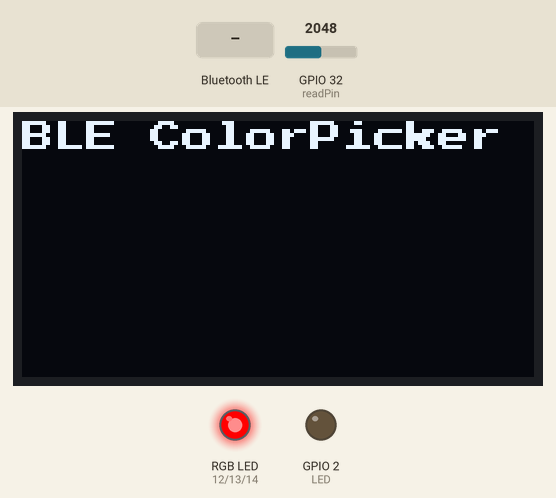
Simulated run of this sketch. Board: ESP32. On the bench: 128×64 one-colour display, an RGB LED mixed from three pins (HIGH = lit), output pins drawn as LEDs (lit = HIGH). Inputs (shaded band) come from the test bench; at power-on: GPIO 32 (readPin) = 2048. Nothing arrives over Bluetooth unless stated; a phone connects over Bluetooth LE 3 s after start; what the sketch prints to the serial monitor is not drawn.

Above: at 0.1 s.
At 0.6 s:
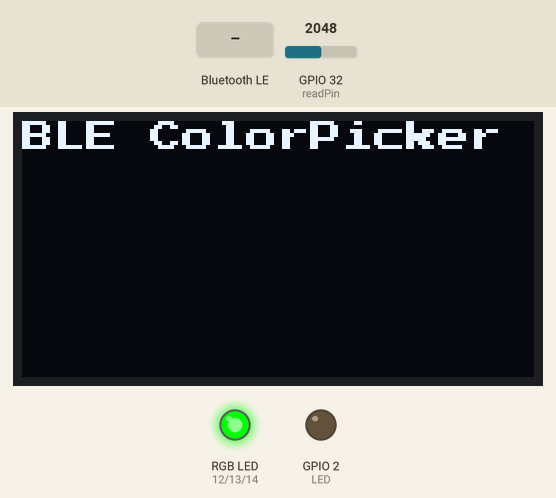
At 2.7 s:
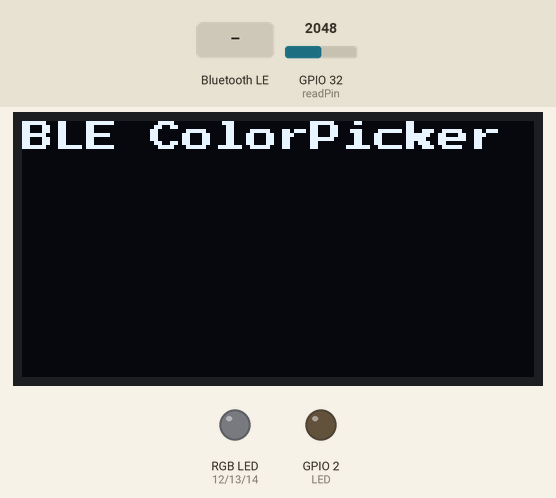
2.8 s: Bluetooth LE write "!" received
4.3 s: Bluetooth LE write "C" received
6.0 s: Bluetooth LE write "1" received
Timing chart, 0 to 9.0 s (numbered marks = the images above; inputs shaded):
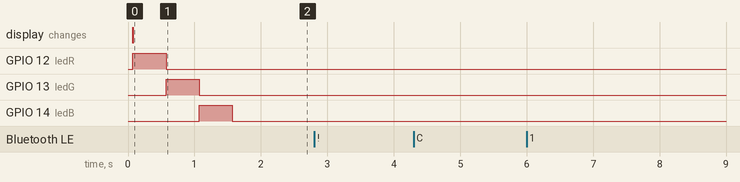

Measured:
- after the input at 2.8 s, every drawn part: stays the same
- after the input at 4.3 s, every drawn part: stays the same
- after the input at 6.0 s, every drawn part: stays the same

The sketch:

BLE_UART_ColorPicker.ino
```cpp
/*
    Video: https://www.youtube.com/watch?v=oCMOYS71NIU
    Based on Neil Kolban example for IDF: https://github.com/nkolban/esp32-snippets/blob/master/cpp_utils/tests/BLE%20Tests/SampleNotify.cpp
    Ported to Arduino ESP32 by Evandro Copercini

   Create a BLE server that, once we receive a connection, will send periodic notifications.
   The service advertises itself as: 6E400001-B5A3-F393-E0A9-E50E24DCCA9E
   Has a characteristic of: 6E400002-B5A3-F393-E0A9-E50E24DCCA9E - used for receiving data with "WRITE"
   Has a characteristic of: 6E400003-B5A3-F393-E0A9-E50E24DCCA9E - used to send data with  "NOTIFY"

   The design of creating the BLE server is:
   1. Create a BLE Server
   2. Create a BLE Service
   3. Create a BLE Characteristic on the Service
   4. Create a BLE Descriptor on the characteristic
   5. Start the service.
   6. Start advertising.

   In this example rxValue is the data received (only accessible inside that function).
   And txValue is the data to be sent, in this example just a byte incremented every second.
*/
#include <Arduino.h>
#include <U8x8lib.h>

#include <BLEDevice.h>
#include <BLEServer.h>
#include <BLEUtils.h>
#include <BLE2902.h>

#ifdef U8X8_HAVE_HW_SPI
#include <SPI.h>
#endif
#ifdef U8X8_HAVE_HW_I2C
#include <Wire.h>
#endif

// Set up the rgb led names
uint8_t ledR = 12;
uint8_t ledG = 13; // internally pulled up
uint8_t ledB = 14;

uint8_t ledArray[3] = {1, 2, 3}; // three led channels

const boolean invert = false; // set true if common anode, false if common cathode


// U8X8_SSD1306_128X64_NONAME_SW_I2C u8x8(/* clock=*/ 2, /* data=*/ 3, /* reset=*/ U8X8_PIN_NONE);
U8X8_SSD1306_128X64_NONAME_HW_I2C u8x8(/* reset=*/ U8X8_PIN_NONE);

BLECharacteristic *pCharacteristic;
bool deviceConnected = false;
float txValue = 0;
const int readPin = 32; // Use GPIO number. See ESP32 board pinouts
const int LED = 2; // Could be different depending on the dev board. I used the DOIT ESP32 dev board.
unsigned char rgbR, rgbG, rgbB;
unsigned rgbUpdated = 0;
char print_str[17];

//std::string rxValue; // Could also make this a global var to access it in loop()

// See the following for generating UUIDs:
// https://www.uuidgenerator.net/

#define SERVICE_UUID           "6E400001-B5A3-F393-E0A9-E50E24DCCA9E" // UART service UUID
#define CHARACTERISTIC_UUID_RX "6E400002-B5A3-F393-E0A9-E50E24DCCA9E"
#define CHARACTERISTIC_UUID_TX "6E400003-B5A3-F393-E0A9-E50E24DCCA9E"

class MyServerCallbacks: public BLEServerCallbacks {
    void onConnect(BLEServer* pServer) {
      deviceConnected = true;
    };

    void onDisconnect(BLEServer* pServer) {
      deviceConnected = false;
    }
};

class MyCallbacks: public BLECharacteristicCallbacks {
    void onWrite(BLECharacteristic *pCharacteristic) {
      std::string rxValue = pCharacteristic->getValue();

      if (rxValue.length() > 0) {
        Serial.println("*********");
        Serial.print("Received Value: ");

        for (int i = 0; i < rxValue.length(); i++) {
          Serial.print(rxValue[i]);
        }

        Serial.println();

        // Do stuff based on the command received from the app
        if (rxValue.find("A") != -1) {
          Serial.print("Turning ON!");
          digitalWrite(LED, HIGH);
        }
        else if (rxValue.find("B") != -1) {
          Serial.print("Turning OFF!");
          digitalWrite(LED, LOW);
        }

        if(rxValue[0] == '!' && rxValue[1]=='C'){
           rgbR = rxValue[2];
           rgbG = rxValue[3];
           rgbB = rxValue[4];
           rgbUpdated = 1;
        }
        Serial.println();
        Serial.println("*********");
      }
    }
};

void setup() {
  Serial.begin(115200);

  pinMode(LED, OUTPUT);

  u8x8.begin();
  // u8x8.setFlipMode(1);
  u8x8.setFont(u8x8_font_pressstart2p_f);
  u8x8.clear();
  u8x8.print("BLE ColorPicker");

  ledcAttachPin(ledR, 1); // assign RGB led pins to channels
  ledcAttachPin(ledG, 2);
  ledcAttachPin(ledB, 3);

  // Initialize channels
  // channels 0-15, resolution 1-16 bits, freq limits depend on resolution
  // ledcSetup(uint8_t channel, uint32_t freq, uint8_t resolution_bits);
  ledcSetup(1, 12000, 8); // 12 kHz PWM, 8-bit resolution
  ledcSetup(2, 12000, 8);
  ledcSetup(3, 12000, 8);

  for(uint8_t i=0; i < 3; i++) {
  // ledcWrite(channel, dutycycle)
  // For 8-bit resolution duty cycle is 0 - 255
      ledcWrite(ledArray[i], 255);  // test high output of all leds in sequence
      delay(500);
      ledcWrite(ledArray[i], 0);
  }


  // Create the BLE Device
  BLEDevice::init("ESP32 UART Test"); // Give it a name

  // Create the BLE Server
  BLEServer *pServer = BLEDevice::createServer();
  pServer->setCallbacks(new MyServerCallbacks());

  // Create the BLE Service
  BLEService *pService = pServer->createService(SERVICE_UUID);

  // Create a BLE Characteristic
  pCharacteristic = pService->createCharacteristic(
                      CHARACTERISTIC_UUID_TX,
                      BLECharacteristic::PROPERTY_NOTIFY
                    );

  pCharacteristic->addDescriptor(new BLE2902());

  BLECharacteristic *pCharacteristic = pService->createCharacteristic(
                                         CHARACTERISTIC_UUID_RX,
                                         BLECharacteristic::PROPERTY_WRITE
                                       );

  pCharacteristic->setCallbacks(new MyCallbacks());

  // Start the service
  pService->start();

  // Start advertising
  pServer->getAdvertising()->start();
  Serial.println("Waiting a client connection to notify...");
}

void loop() {
  if (deviceConnected) {
    // Fabricate some arbitrary junk for now...
    txValue = analogRead(readPin) / 3.456; // This could be an actual sensor reading!

    // Let's convert the value to a char array:
    char txString[8]; // make sure this is big enuffz
    dtostrf(txValue, 1, 2, txString); // float_val, min_width, digits_after_decimal, char_buffer

//    pCharacteristic->setValue(&txValue, 1); // To send the integer value
//    pCharacteristic->setValue("Hello!"); // Sending a test message
    pCharacteristic->setValue(txString);

    pCharacteristic->notify(); // Send the value to the app!
    Serial.print("*** Sent Value: ");
    Serial.print(txString);
    Serial.println(" ***");

    // You can add the rxValue checks down here instead
    // if you set "rxValue" as a global var at the top!
    // Note you will have to delete "std::string" declaration
    // of "rxValue" in the callback function.
//    if (rxValue.find("A") != -1) {
//      Serial.println("Turning ON!");
//      digitalWrite(LED, HIGH);
//    }
//    else if (rxValue.find("B") != -1) {
//      Serial.println("Turning OFF!");
//      digitalWrite(LED, LOW);
//    }
      if(rgbUpdated) {
           u8x8.setCursor(0,2);
           sprintf(print_str, "RGB: #%02X%02X%02X", rgbR, rgbG, rgbB);
           u8x8.print(print_str);
           ledcWrite(1, rgbR);
           ledcWrite(2, rgbG);
           ledcWrite(3, rgbB);

           rgbUpdated = 0;
      }
  }
  delay(1000);
}
```
